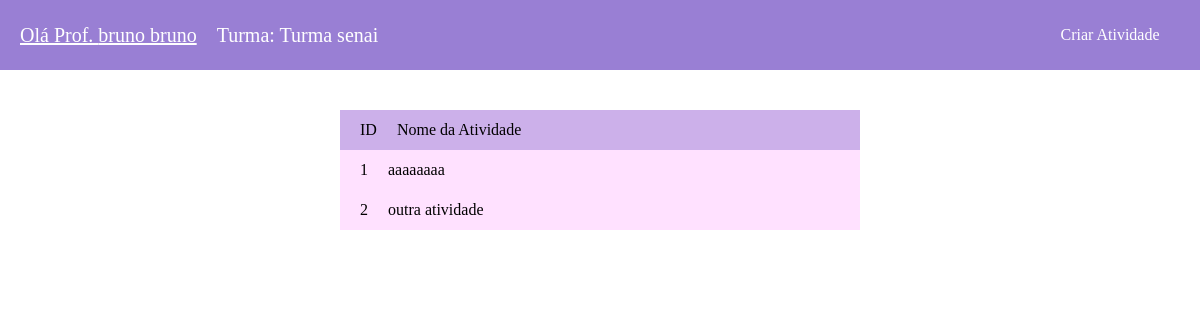
Screenshot of /area_turma/1 (signed in) with the database file from the repository.
### sistema/models.py (models this page shows)
class Turma(models.Model):
    Nome_Turma = models.CharField(verbose_name='Turma', max_length=99, null=False, blank=False)
    Nome_Professor = models.CharField(verbose_name='Nome Professor', max_length=99, null=False, blank=False)
    id_professor = models.ForeignKey(User, verbose_name='Id-Professor', on_delete=models.CASCADE, null=False, blank=False)

class Atividades(models.Model):
    Nome_item = models.CharField(verbose_name='Atividade', max_length=99, null=False, blank=False)
    id_professor = models.ForeignKey(User, verbose_name='Id-Professor', on_delete=models.CASCADE, null=False, blank=False)
    Nome_Professor = models.CharField(verbose_name='Nome Professor', max_length=99, null=False, blank=False)
    id_turma = models.ForeignKey(Turma, verbose_name='Id-Turma', on_delete=models.PROTECT, null=False, blank=False)
    Nome_Turma = models.CharField(verbose_name='Nome Professor', max_length=99, null=False, blank=False)

### sistema/views.py (the view)
# urls.py: path('area_turma/<int:id>', views.area_turma, name='area_turma'),
def area_turma(request, id):
    if request.method == 'GET':
        turma = get_object_or_404(Turma, pk=id)
        atividades = Atividades.objects.all()
        atividades_turma = atividades.filter(id_turma=turma)
        context = {
            'turma': turma,
            'atividades_turma': atividades_turma,
        }
        return render(request, 'sistema/area_turma.html', context)

### sistema/templates/sistema/area_turma.html
{% extends 'sistema/base.html' %}
{% load static %}
{% block content %}
<div id="professor-conteiner">
    <header id="header-prof">
        <a id="btn-professor" href="{% url 'area_professor' id=user.id %}">
            <div><p id="txt-professor">Olá Prof. {{user.first_name}} {{user.last_name}}</p></div>
        </a>
        <p id="txt-saudacao">Turma: {{ turma.Nome_Turma }}</p>
        <div id="btns">
            <a class="botao-u" href="{% url 'Cadastrar_Atividade' id_professor=user.id id_turma=turma.id %}">Criar Atividade</a>
        </div>
    </header>
    <div id="turmas">
        <header id="header-turmas">
            <p>ID</p>
            <p>Nome da Atividade</p>
        </header>
        {% for atividade in atividades_turma %}
        <div class="turma">
            <p>{{ atividade.id }}</p>
            <a>{{ atividade.Nome_item }}</a>
        </div>
        {% endfor %}
    </div>
</div>
{% endblock content %}

### sistema/static/css/login.css (style rules this page uses)
* { margin: 0; padding: 0; font-family:'Times New Roman', Times, serif; transition: .1s ease-in-out; }
body { height: 508px; }

### sistema/static/css/area_professor.css (style rules this page uses)
#header-prof { background-color: #997fd4; color: white; width: 100%; height: 70px; display: flex; align-items: center; z-index: -4; }
#txt-saudacao { font-size: 20px; margin-left: 20px; z-index: 99; }
#btns { width: 100%; display: flex; position: absolute; justify-content: flex-end; z-index: 0; }
.botao-u { margin-right: 20px; color: white; display: flex; justify-content: center; align-items: center; flex-direction: column; width: 140px; height: 40px; text-decoration: none; }
#turmas { width: 100%; height: 200px; display: flex; align-items: center; justify-content: center; flex-direction: column; }
#header-turmas { height: 40px; width: 500px; background-color: #ccb0ea; display: flex; gap: 20px; display: flex; align-items: center; padding-left: 20px; }
.turma { height: 40px; width: 500px; background-color: #ffe1ff; display: flex; gap: 20px; display: flex; align-items: center; padding-left: 20px; }
#btn-professor { cursor: pointer; color: #ffffff; z-index: 99; }
#txt-professor { font-size: 20px; margin-left: 20px; z-index: 99; }

### rows the page displays
Turma: Nome_Turma "Turma senai"
Atividades: id "1", Nome_item "aaaaaaaa"
Atividades: id "2", Nome_item "outra atividade"

### other values shown
{{ user.first_name }} "bruno"
{{ user.last_name }} "bruno"
